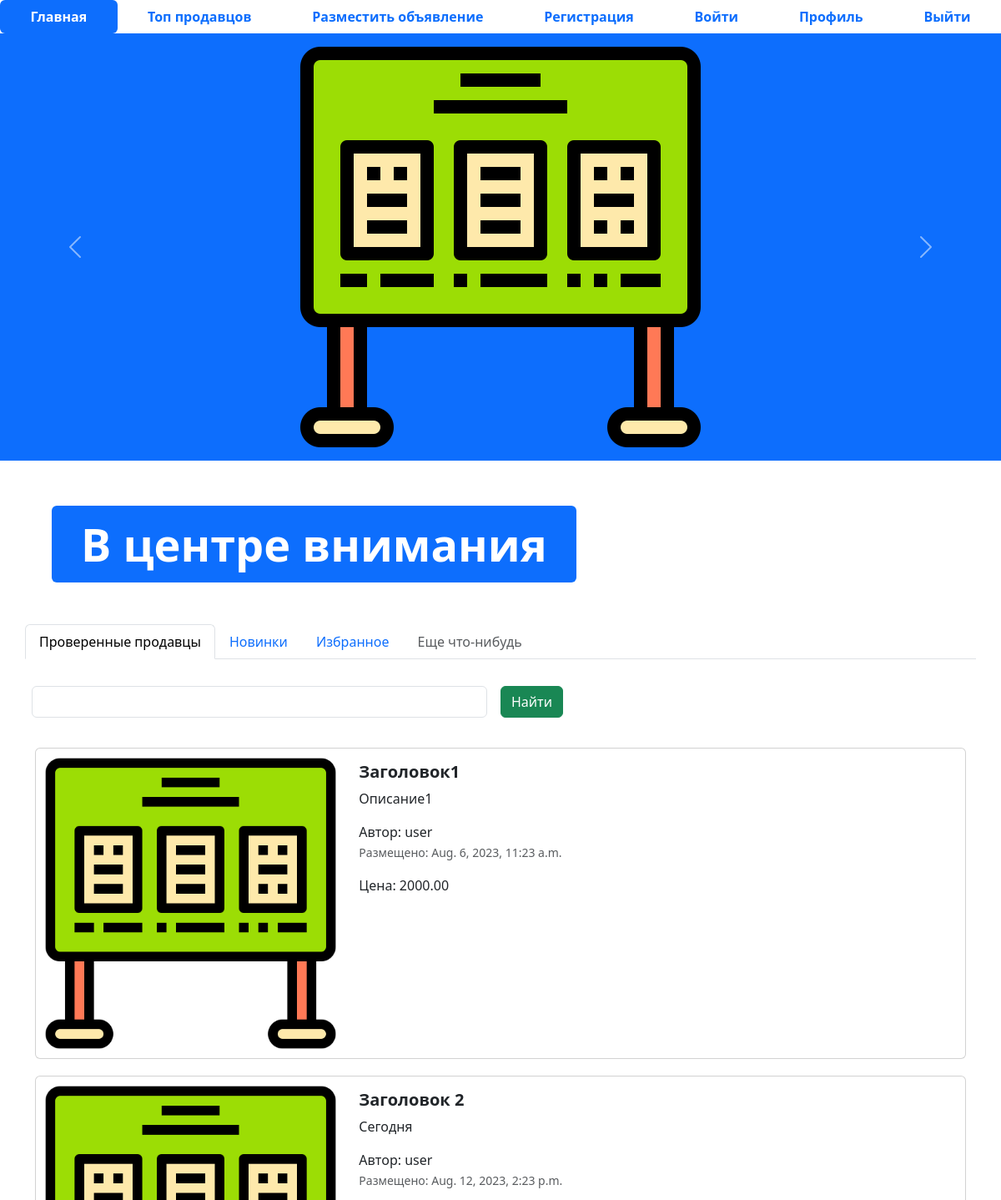
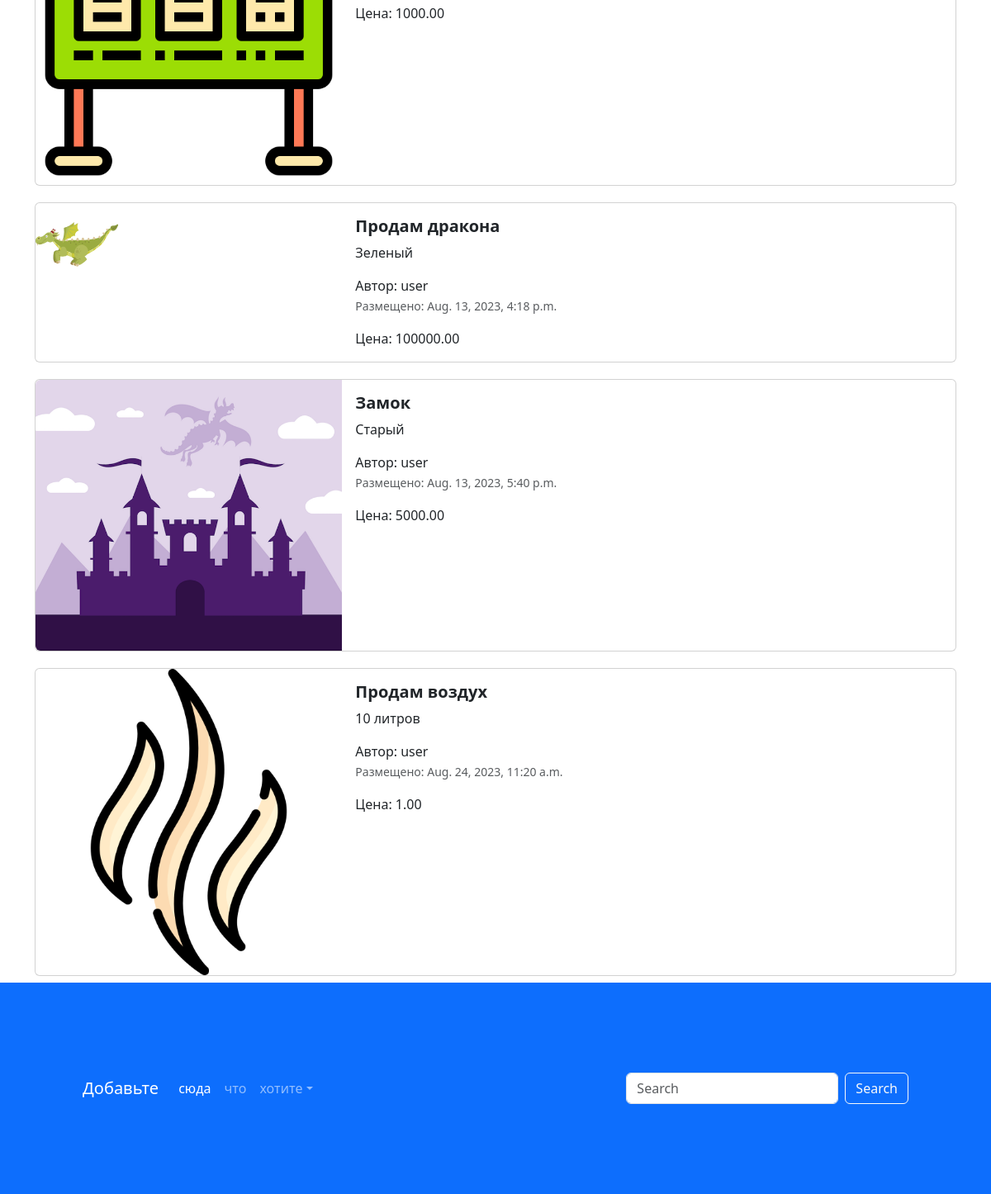
The page / on the database its author committed (2 pictures, top to bottom).
### app_advertisements/models.py (models this page shows, shortened)
class Advertisement(models.Model):
    title = models.CharField('Заголовок', max_length=128)
    description = models.TextField('Описание')
    price = models.DecimalField('Цена',max_digits=10,decimal_places=2)
    auction = models.BooleanField('Торг',help_text='Отметьте если торг уместен')
    created_at = models.DateTimeField(auto_now_add=True)
    updated_dt = models.DateTimeField(auto_now=True)
    user = models.ForeignKey(User,verbose_name='пользователь',on_delete=models.CASCADE)
    image = models.ImageField('Изображение', upload_to='advertisements/')
    class Meta:
        db_table = "advertisements"

### app_advertisements/views.py (the view)
# urls.py: path('',index, name='main-page'),
def index(request):
    advertisements=Advertisement.objects.all()
    context = {'advertisements': advertisements}
    return render(request,'app_advertisements/index.html',context)

### templates/app_advertisements/index.html (shortened to what this page needs)
{% extends 'base.html' %}
{% load static %}
{% block content %}
<ul class="nav nav-pills sticky-top bg-white nav-fill">
  <li class="nav-item">
    <a class="nav-link active" aria-current="page" href="{% url 'main-page' %}">
      <span style="font-weight: bold;">Главная</span>
    </a>
  </li>
  <li class="nav-item">
    <a class="nav-link" href="{% url 'top-sellers' %}"><span style="font-weight: bold;">Топ продавцов</span>
    </a>
  </li>
  <li class="nav-item">
    <a class="nav-link" href="{% url 'adv-post' %}" >
      <span style="font-weight: bold;">Разместить объявление</span>
    </a>
  </li>
  <li class="nav-item">
    <a class="nav-link" href="{% url 'register' %}">
      <span style="font-weight: bold;">Регистрация</span>
    </a>
  </li>
  <li class="nav-item">
    <a class="nav-link" href="{% url 'login' %}">
      <span style="font-weight: bold;">Войти</span>
    </a>
  </li>
  <li class="nav-item">
    <a class="nav-link" href="{% url 'profile' %}">
      <span style="font-weight: bold;">Профиль</span>
    </a>
  </li>
  <li class="nav-item">
    <a class="nav-link" href="{% url 'logout' %}">
      <span style="font-weight: bold;">Выйти</span>
    </a>
  </li>
</ul>
<div id="carouselExampleControls" class="carousel slide bg-primary" data-bs-ride="carousel">
  <div class="carousel-inner">
    <div class="carousel-item active">
      <img src="{% static 'img/item.png' %}" class="mx-auto d-block w-33" alt="...">
    </div>
  </div>
  <button class="carousel-control-prev" type="button" data-bs-target="#carouselExampleControls" data-bs-slide="prev">
    <span class="carousel-control-prev-icon" aria-hidden="true"></span>
  </button>
  <button class="carousel-control-next" type="button" data-bs-target="#carouselExampleControls" data-bs-slide="next">
    <span class="carousel-control-next-icon" aria-hidden="true"></span>
  </button>
</div>
<div class="container" style="margin: 50px;">
  <div class="display-2">
    <span class="badge bg-primary">В центре внимания</span>
  </div>
</div>
<div class="container">
  <div class="row">
    <ul class="nav nav-tabs bg-white">
      <li class="nav-item">
        <a class="nav-link active" aria-current="page" href="#">Проверенные продавцы</a>
      </li>
      <li class="nav-item">
        <a class="nav-link" href="#">Новинки</a>
      </li>
      <li class="nav-item">
        <a class="nav-link" href="#">Избранное</a>
      </li>
      <li class="nav-item">
        <a class="nav-link disabled" href="#" tabindex="-1" aria-disabled="true">Еще что-нибудь</a>
      </li>
    </ul>
    <form class="row g-3">
      <div class="col-auto w-50">
        <input type="text" class="form-control">
      </div>
      <div class="col-auto">
        <button type="submit" class="btn btn-success mb-3">Найти</button>
      </div>
    </form>
  </div>
  <div class="col">
    {% for adv in advertisements %}
    <div class="card mb-2" style="max-width: 1200px; margin-top: 20px;">
      <div class="row g-0">
        <div class="col-md-4">
          <a href="advertisement.html" class="nav-link">
            <img src="{% if adv.image %} {{ adv.image.url }} {% else %} {% static 'img/item.png' %} {% endif %}" class="img-fluid rounded-start" alt="Card title">
          </a>
        </div>
        <div class="col-md-8">
          <div class="card-body">
            <h5 class="card-title">
              <a href="advertisement.html" class="nav-link"><strong>{{ adv.title }}</strong></a>
            </h5>
            <a href="advertisement.html" class="nav-link">
              <p class="card-text">
                {{adv.description}}
              </p>
              <span>Автор: {{ adv.user }}</span>
              <p class="card-text"><small class="text-muted">Размещено: {{ adv.created_at }}</small></p>
              <span>Цена: {{adv.price}}</span>
            </a>
          </div>
        </div>
      </div>
    </div>
    {% endfor %}
  </div>
</div>
<footer style="padding: 100px;" class="bg-primary">
  <nav class="navbar navbar-expand-sm navbar-dark">
    <a class="navbar-brand" href="#">Добавьте</a>
    <div class="collapse navbar-collapse" id="collapsibleNavId">
      <ul class="navbar-nav me-auto mt-2 mt-lg-0">
        <li class="nav-item">
          <a class="nav-link active" href="#" aria-current="page">сюда</a>
        </li>
        <li class="nav-item">
          <a class="nav-link" href="#">что</a>
        </li>
        <li class="nav-item dropdown">
          <a class="nav-link dropdown-toggle" href="#" id="dropdownId" data-bs-toggle="dropdown" aria-haspopup="true"
             aria-expanded="false">хотите</a>
        </li>
      </ul>
      <form class="d-flex my-2 my-lg-0">
        <input class="form-control me-sm-2" type="text" placeholder="Search">
        <button class="btn btn-outline-light my-2 my-sm-0" type="submit">Search</button>
      </form>
    </div>
  </nav>
</footer>
{% endblock %}

### templates/base.html (shortened to what this page needs)
{% load static %}
<!DOCTYPE html>
<html lang="en">
<head>
  <link href="{% static 'css/bootstrap.min.css' %}" rel="stylesheet">
  <link rel="stylesheet" href="{% static 'css/fontello.css' %}">
</head>
<body>
{% block content %}
{% endblock %}
</body>
</html>

### rows shown on the page
Advertisement: title "Заголовок1", description "Описание1", user "user", created_at "Aug. 6, 2023, 11:23 a.m.", price "2000.00"
Advertisement: title "Заголовок 2", description "Сегодня", user "user", created_at "Aug. 12, 2023, 2:23 p.m.", price "1000.00"
Advertisement: image (picture), title "Продам дракона", description "Зеленый", user "user", created_at "Aug. 13, 2023, 4:18 p.m.", price "100000.00"
Advertisement: image (picture), title "Замок", description "Старый", user "user", created_at "Aug. 13, 2023, 5:40 p.m.", price "5000.00"
Advertisement: image (picture), title "Продам воздух", description "10 литров", user "user", created_at "Aug. 24, 2023, 11:20 a.m.", price "1.00"
